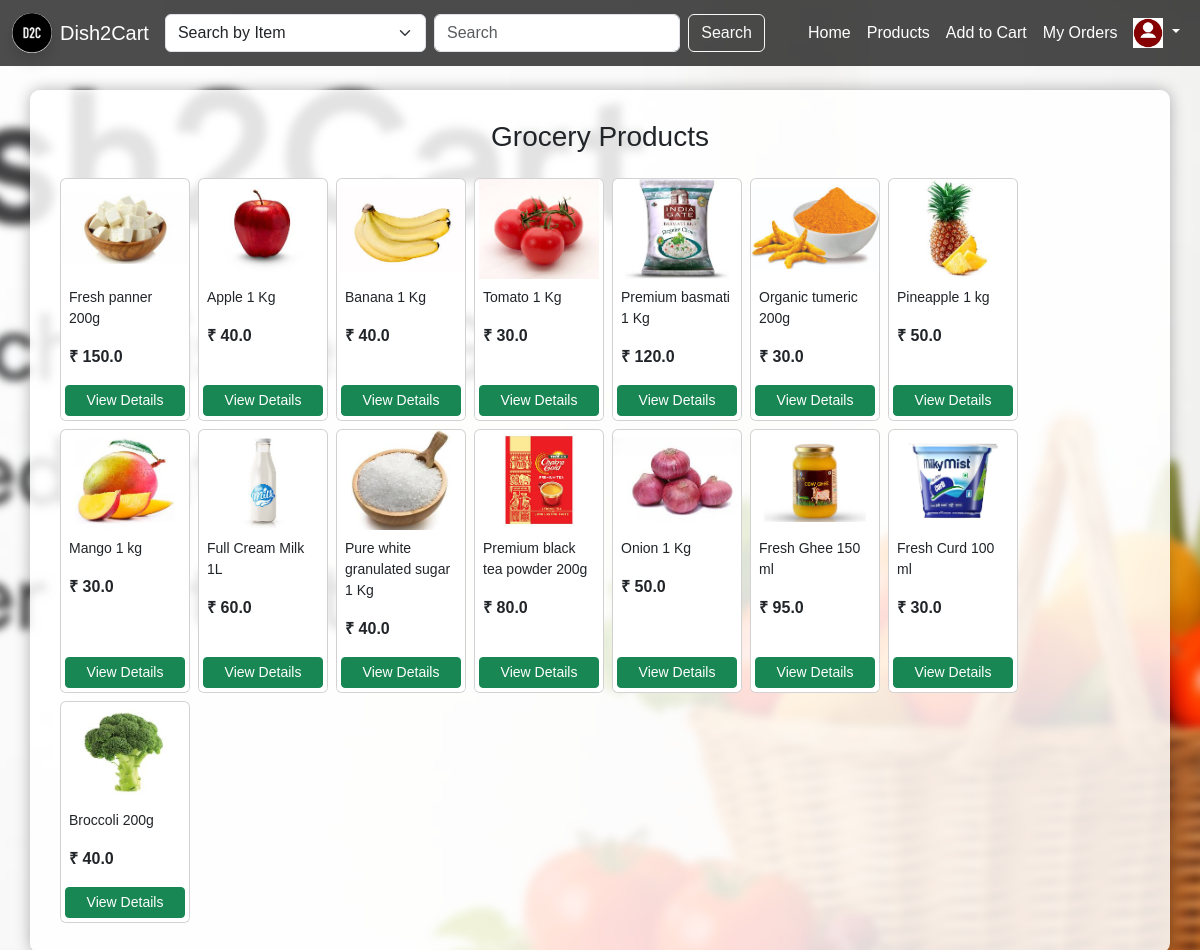
Screenshot of /search with the database file from the repository.
### tables this page shows
CREATE TABLE "products" (
	"id"	INTEGER,
	"category"	TEXT NOT NULL,
	"description"	TEXT NOT NULL,
	"price"	REAL NOT NULL,
	"image"	TEXT NOT NULL,
	"product_name"	TEXT NOT NULL,
	"dish_name"	TEXT,
	"stock"	INTEGER,
	PRIMARY KEY("id" AUTOINCREMENT)
);

### app.py (the view)
@app.route('/search')
def search():
    query = request.args.get('query', '').strip().lower()
    search_by = request.args.get('search_by', 'item').strip()
    conn = sqlite3.connect('database.db')
    conn.row_factory = sqlite3.Row
    cursor = conn.cursor()
    results = []
    if search_by == 'dish':
        cursor.execute("SELECT * FROM products")
        rows = cursor.fetchall()
        for row in rows:
            if row['dish_name']:  # skip empty
                dishes = [d.strip().lower() for d in row['dish_name'].split(',')]
                if any(query in dish for dish in dishes):
                    results.append(row)
    else:  # search by item
        cursor.execute("""
            SELECT * FROM products
            WHERE LOWER(product_name) LIKE ?
        """, ('%' + query + '%',))
        results = cursor.fetchall()
    conn.close()
    return render_template(
        'products.html',
        results=results,
        query=query
    )

### app.py (called while the page is built, shortened)
@app.context_processor
def cart_count_processor():
    user_id = session.get('user_id')
    if not user_id:
        return dict(cart_count=0)

### templates/products.html (shortened to what this page needs)
<!DOCTYPE html>
<html lang="en">
<head>
    <link href="https://cdn.jsdelivr.net/npm/bootstrap@5.3.3/dist/css/bootstrap.min.css" rel="stylesheet">
<link rel="stylesheet" href="{{ url_for('static', filename='css/style.css') }}">
</head>
<body>
  {% include 'navbar.html' %}
<div class="container my-4 content-box">
    {% if query %}
        <h4 class="text-center mb-4">Search results for "{{ query }}"</h4>
    {% else %}
        <h3 class="text-center mb-4">Grocery Products</h3>
    {% endif %}
    {% if categories is defined and categories %}
        {% for category_name, products in categories.items() %}
            <h5 class="mt-4">{{ category_name }}</h5>
            <div class="d-flex flex-row flex-wrap gap-2">
                {% for product in products %}
                    <div class="card" style="width: 130px;">
                        <img src="{{ url_for('static', filename='uploads/' + product.image) }}" class="card-img-top product-img">
                        <div class="card-body p-2">
                            <p class="card-text">{{ product.description }}</p>
                            <p class="fw-bold mb-1">₹ {{ product.price }}</p>
                        </div>
                        <div class="card-footer bg-white border-0 p-1">
                            <a href="/product/{{ product.id }}" class="btn btn-sm btn-success w-100">View Details</a>
                        </div>
                    </div>
                {% endfor %}
                {% if all_categories is defined and all_categories[category_name]|length > products|length %}
                    <a href="/products?category={{ category_name }}&show_all=1" class="show-more align-self-center ms-2">
                        Show More
                    </a>
                {% endif %}
            </div>
        {% endfor %}
    {% elif results is defined and results %}
        <div class="d-flex flex-row flex-wrap gap-2">
            {% for product in results %}
                <div class="card" style="width: 130px;">
                    <img src="{{ url_for('static', filename='uploads/' + product.image) }}" class="card-img-top product-img">
                    <div class="card-body p-2">
                        <p class="card-text">{{ product.description }}</p>
                        <p class="fw-bold mb-1">₹ {{ product.price }}</p>
                    </div>
                    <div class="card-footer bg-white border-0 p-1">
                        <a href="/product/{{ product.id }}" class="btn btn-sm btn-success w-100">View Details</a>
                    </div>
                </div>
            {% endfor %}
        </div>
    {% else %}
        <p class="text-center mt-4">No products found.</p>
    {% endif %}
</div>
</body>
</html>

### static/css/style.css (style rules this page uses)
html, body { height: 100%; margin: 0; font-family: Arial, sans-serif; }
.content-box { background-color: rgba(255, 255, 255, 0.85); padding: 30px; border-radius: 10px; box-shadow: 0 0 15px rgba(0,0,0,0.3); }

### rows the page displays
products: image (picture), description "Fresh panner 200g", price "150.0"
products: image (picture), description "Apple 1 Kg", price "40.0"
products: image (picture), description "Banana 1 Kg", price "40.0"
products: image (picture), description "Tomato 1 Kg", price "30.0"
products: image (picture), description "Premium basmati 1 Kg", price "120.0"
products: image (picture), description "Organic tumeric 200g", price "30.0"
products: image (picture), description "Pineapple 1 kg", price "50.0"
products: image (picture), description "Mango 1 kg", price "30.0"
products: image (picture), description "Full Cream Milk 1L", price "60.0"
products: image (picture), description "Pure white granulated sugar 1 Kg", price "40.0"
products: image (picture), description "Premium black tea powder 200g", price "80.0"
products: image (picture), description "Onion 1 Kg", price "50.0"
products: image (picture), description "Fresh Ghee 150 ml", price "95.0"
products: image (picture), description "Fresh Curd 100 ml", price "30.0"
products: image (picture), description "Broccoli 200g", price "40.0"
